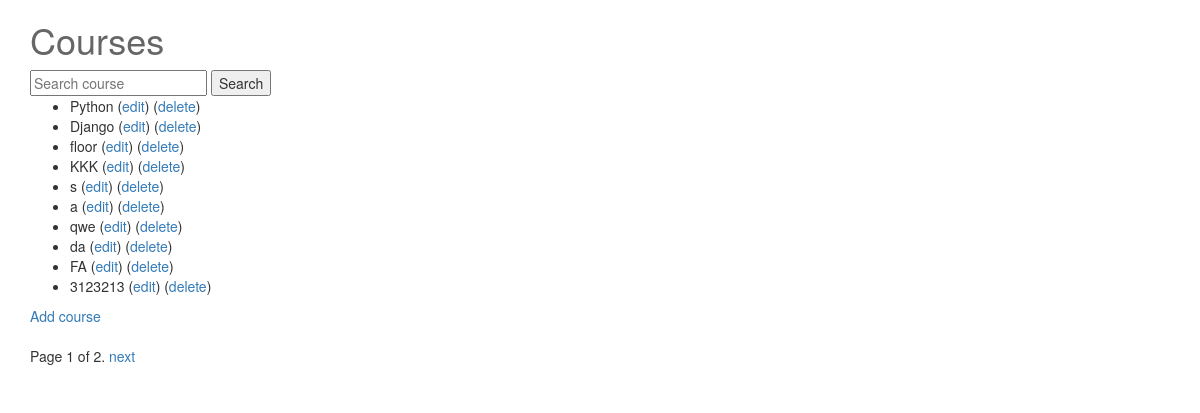
Screenshot of /course/ with the database file from the repository.
### course/models.py (models this page shows)
class Course(models.Model):
	user = models.ForeignKey(settings.AUTH_USER_MODEL, blank=True, null=True)
	title = models.CharField(max_length=255,)
	def __str__(self):
		return ' '.join([
			self.title
			])
	class Meta:
		permissions = (
			('can_view', 'Can View'),
			('can_modify', 'Can Modify'),
			('can_create', 'Can Create'),
			('can_delete', 'Can Delete'),
			('can_list', 'Can See List'),
			)

### course/views.py (the view)
class ListCourseView(ListView):
	model = Course
	template_name = 'course/course_list.html'
	fields = '__all__'
	def get_queryset(self):
		queryset_list = Course.objects.all()
		query = self.request.GET.get("query")
		if query:
			queryset_list = queryset_list.filter(name__icontains=query)
		paginator = Paginator(queryset_list, 10) # Show 10
		page = self.request.GET.get('page')
		try:
			queryset = paginator.page(page)
		except PageNotAnInteger:
			queryset = paginator.page(1)
		except EmptyPage:
			queryset = paginator.page(paginator.num_pages)
		return queryset
	def get_context_data(self, **kwargs):
		context = super(ListCourseView, self).get_context_data(**kwargs)
		return context
	def get_success_url(self):
		return reverse('courses-list')

### templates/course/course_list.html (shortened to what this page needs)
{% extends "base.html" %}
{% block content %}
<h1>Courses</h1>
<form method='GET' action=''>
	<input type='text' name='query' placeholder='Search course' value='{{ request.GET.query }}'/>
	<input type='submit' value='Search'/>
</form>
<ul>
  {% for course in object_list %}
    <li class="course">{{ course }}
    	(<a href="{% url "courses-edit" pk=course.id %}">edit</a>)
    	(<a href="{% url "courses-delete" pk=course.id %}">delete</a>)
    </li>
  {% endfor %}
</ul>
<a href="{% url "courses-new" %}">Add course</a>
<br>
<div class="pagination">
    <span class="step-links">
        <span class="current">
            Page {{ object_list.number }} of {{ object_list.paginator.num_pages }}.
        </span>
        {% if object_list.has_next %}
            <a href="?page={{ object_list.next_page_number }}">next</a>
        {% endif %}
    </span>
</div>
{% endblock %}

### templates/base.html (shortened to what this page needs)
{% load staticfiles %}
<!DOCTYPE html>
<html>
<head>
	<link rel="stylesheet" href="https://maxcdn.bootstrapcdn.com/bootstrap/3.3.6/css/bootstrap.min.css">
	<link rel="stylesheet" href="https://maxcdn.bootstrapcdn.com/bootstrap/3.3.6/css/bootstrap-theme.min.css">
	<link rel='stylesheet' href='{% static "css/base.css" %}' />
</head>
<body>
	<div class='container'>
	{% block content %}
	{% endblock content %}
	</div>
</body>
</html>

### static/css/base.css (style rules this page uses)
h1 { color: #666666; }

### rows the page displays
Course: title "Python"
Course: title "Django"
Course: title "floor"
Course: title "KKK"
Course: title "s"
Course: title "a"
Course: title "qwe"
Course: title "da"
Course: title "FA"
Course: title "3123213"

### other values shown
{{ object_list.number }} "1"
{{ object_list.paginator.num_pages }} "2"
